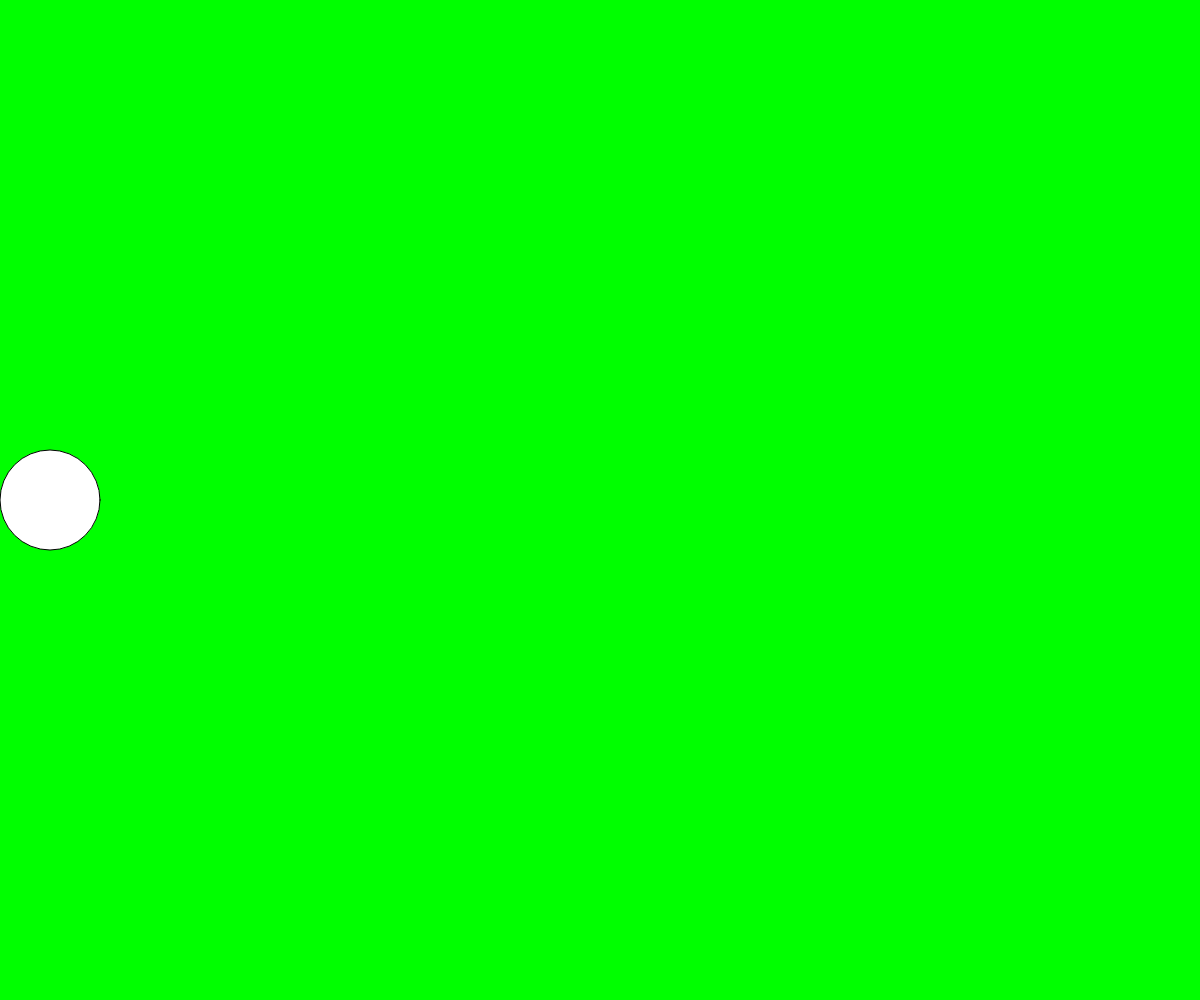
Frame 1 (no input)
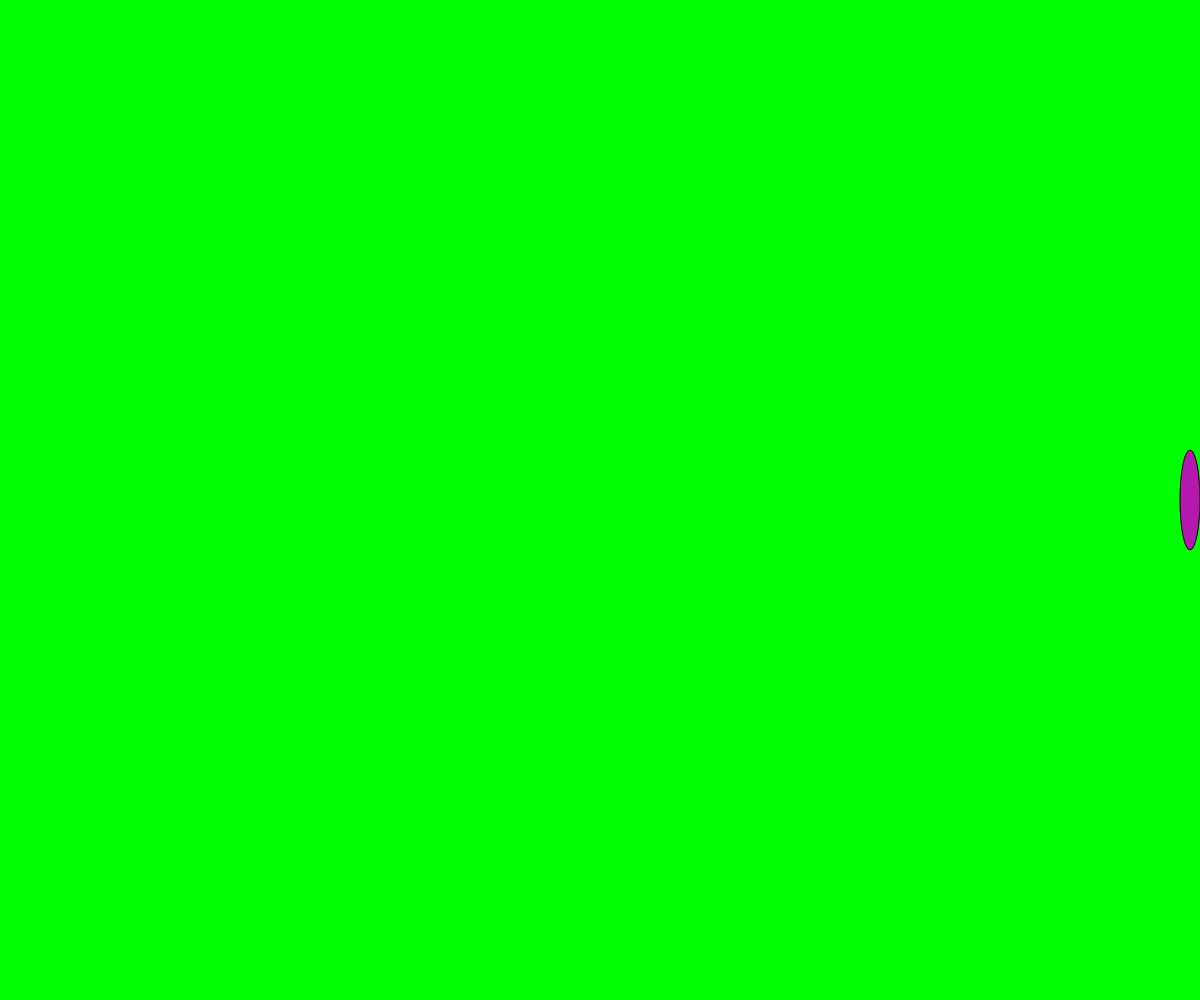
Frame 60 (no input)
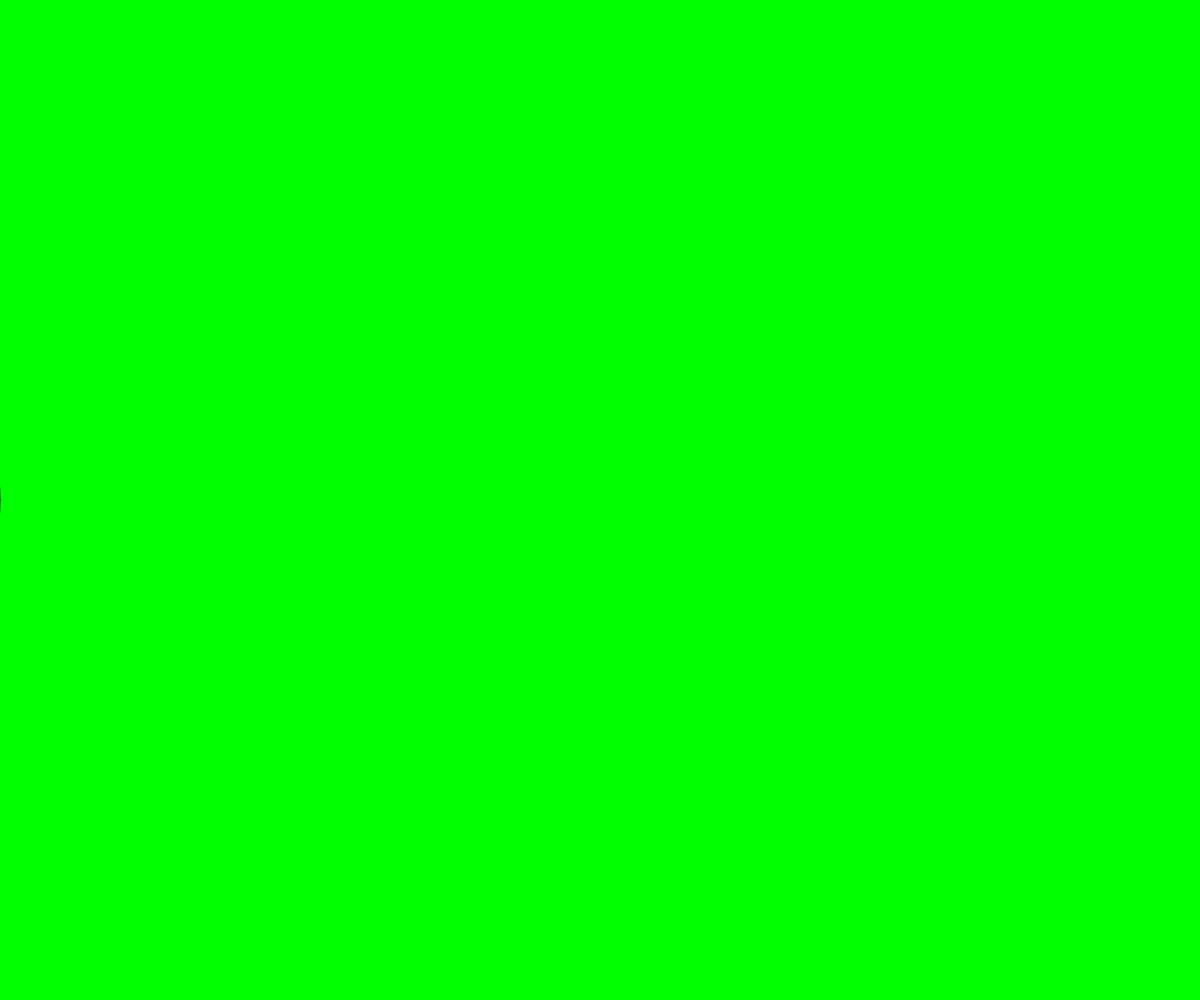
Frame 120 (the mouse pressed at the canvas centre since frame 60)

The p5.js sketch that drew these frames (run headless with seeded random() and noise() and a simulated clock; from frame 60 on, the mouse is pressed at the canvas centre):

// p5.js sketch
// ── sketch.js
//2016_07_25
//funciona con p5.js
//es una elips que rebota contra las paredes

//declaracion de variables globales para lograr movimiento

var posX;
var posY;
var step;
var direction;

//declaracion de variables globales de como dibujar el circulo
var diametro;
var factorCrash;
//Setup() es una funcion que permite definir las condiciones iniciales
//se ejecua al ppio de los tiempos y solo una vez

function setup() {
  //creamos un lienzo a pantalla completa
  //createCanvas (dimHor, DimVer);
  createCanvas(windowWidth, windowHeight);

  //asignar valores iniciales a las variables


  posY = height / 2;
  step = 20;
  direction = 1;

  diametro = 100
  posX = diametro / 2
  factorCrash = 1
}

function draw() {
  background(0, 255, 0);

  //dibujar elipse

  //ellipse(posX, PosY, width, height);
  ellipse(posX, posY, factorCrash * diametro, diametro);


  //moviendola
  posX = posX + direction * step;

  //detectar cuando pega contra el borde
  //y hacer que se detenga y se achate

  if (posX > width - diametro / 2) {
    //el factorCrash es un porcentaje de achatamiento
    //simula qu la pelota se estrella contra el borde 
    //y se achata
    //depende de la posicion actual de la elipse, s diametro y el ancho del lienzo
    factorCrash = (width - posX) / (diametro / 2);

  } else if (posX < diametro / 2) {
    factorCrash = posX / (diametro / 2);
  } else {
    factorCrash = 1
  }

  //detectar donde esta la elipse para cambiar
  //la direccion de movimiento y hacer que rebote en los bordes
  if (posX > width || posX < 0) {
    direction = direction * -1;
    fill(random(255), random(122), random(233))
  }


}

//funcion para definir condiciones iniciales de la elipse
